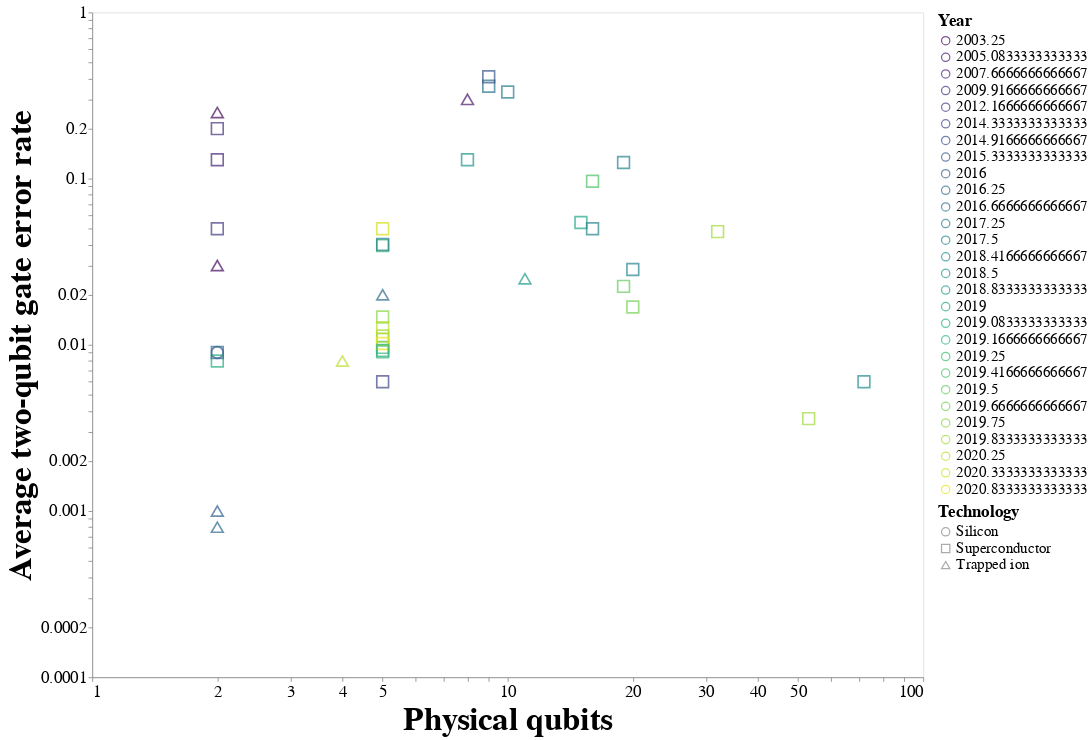

Notebook cell for this chart:
### Code cell
#@title Plot physical qubits against error rate {display-mode: "form"}
mask = df.notna()["Physical qubits"]
mask &= df.notna()["Average two-qubit gate error rate"]
n = np.sum(mask)
print(f"n={ n }")
alt.Chart(df, width=1000, height=800).mark_point(size=200).encode(
  x=alt.X("Physical qubits", scale=alt.Scale(type="log")),
  y=alt.Y("Average two-qubit gate error rate", scale=alt.Scale(type="log")),
  color = alt.Color("Year:O", 
                    scale=alt.Scale(scheme='viridis')
          ),
  shape = 'Technology'
).configure_axis(grid=False,
    labelFontSize=20,
    titleFontSize=40).interactive().configure_legend(
    titleFontSize=20,
    labelFontSize = 18,
    gradientLength=400,
    gradientThickness=30
)

### Figure 1 — Vega-Lite specification as saved in the notebook (floating-point values rounded to 4 significant figures)
{"config": {"view": {"continuousWidth": 400, "continuousHeight": 300}, "axis": {"grid": false, "labelFontSize": 20, "titleFontSize": 40}, "legend": {"gradientLength": 400, "gradientThickness": 30, "labelFontSize": 18, "titleFontSize": 20}}, "data": {"name": "data-4360d8c9bc7e34e3de939fc908b542bd"}, "mark": {"type": "point", "size": 200}, "encoding": {"color": {"type": "ordinal", "field": "Year", "scale": {"scheme": "viridis"}}, "shape": {"type": "nominal", "field": "Technology"}, "x": {"type": "quantitative", "field": "Physical qubits", "scale": {"type": "log"}}, "y": {"type": "quantitative", "field": "Average two-qubit gate error rate", "scale": {"type": "log"}}}, "height": 800, "selection": {"selector006": {"type": "interval", "bind": "scales", "encodings": ["x", "y"]}}, "width": 1000, "$schema": "https://vega.github.io/schema/vega-lite/v4.8.1.json", "datasets": {"data-4360d8c9bc7e34e3de939fc908b542bd": [{"Designation": "Aspen-7", "Source": "\"Proveedores de hardware de Amazon Braket\"", "Link to source": "https://aws.amazon.com/es/braket/hardware-providers/#Rigetti", "Meta source": "Quantum Computing Report", "Group": "Rigetti", "Source type": "Hardware provider information sheet", "Technology": "Superconductor", "Date": "2019-10-24T00:00:00", "Year": 2020.0, "Physical qubits": 32.0, "Average two-qubit gate error rate": 0.048, "NOTE: Hover over the cells marked with a black triangle for context and quotes": "", "Generalized logical qubits": 0.0}, {"Designation": "Yorktown - ibmqx2", "Source": "(IBM Quantum Computing Experience)", "Link to source": "https://quantum-computing.ibm.com/", "Meta source": "IBM Quantum Experience Available Systems", "Group": "IBM", "Source type": "Cloud quantum computing service", "Technology": "Superconductor", "Date": "2019-03-15T00:00:00", "Year": 2019.0, "Physical qubits": 5.0, "Average two-qubit gate error rate": 0.0396, "NOTE: Hover over the cells marked with a black triangle for context and quotes": "", "Generalized logical qubits": 0.0}, {"Designation": "Melbourne", "Source": "(IBM Quantum Computing Experience)", "Link to source": "https://quantum-computing.ibm.com/", "Meta source": "IBM Quantum Experience Available Systems", "Group": "IBM", "Source type": "Cloud quantum computing service", "Technology": "Superconductor", "Date": "2018-12-21T00:00:00", "Year": 2019.0, "Physical qubits": 15.0, "Average two-qubit gate error rate": 0.0545, "NOTE: Hover over the cells marked with a black triangle for context and quotes": "", "Generalized logical qubits": 0.0}, {"Designation": "Vigo", "Source": "(IBM Quantum Computing Experience)", "Link to source": "https://quantum-computing.ibm.com/", "Meta source": "IBM Quantum Experience Available Systems", "Group": "IBM", "Source type": "Cloud quantum computing service", "Technology": "Superconductor", "Date": "2019-02-08T00:00:00", "Year": 2019.0, "Physical qubits": 5.0, "Average two-qubit gate error rate": 0.00966, "NOTE: Hover over the cells marked with a black triangle for context and quotes": "", "Generalized logical qubits": 2.686e-07}, {"Designation": "Ourense", "Source": "(IBM Quantum Computing Experience)", "Link to source": "https://quantum-computing.ibm.com/", "Meta source": "IBM Quantum Experience Available Systems", "Group": "IBM", "Source type": "Cloud quantum computing service", "Technology": "Superconductor", "Date": "2019-02-08T00:00:00", "Year": 2019.0, "Physical qubits": 5.0, "Average two-qubit gate error rate": 0.00909, "NOTE: Hover over the cells marked with a black triangle for context and quotes": "", "Generalized logical qubits": 2.048e-06}, {"Designation": "London", "Source": "(IBM Quantum Computing Experience)", "Link to source": "https://quantum-computing.ibm.com/", "Meta source": "IBM Quantum Experience Available Systems", "Group": "IBM", "Source type": "Cloud quantum computing service", "Technology": "Superconductor", "Date": "2019-09-27T00:00:00", "Year": 2020.0, "Physical qubits": 5.0, "Average two-qubit gate error rate": 0.0108, "NOTE: Hover over the cells marked with a black triangle for context and quotes": "", "Generalized logical qubits": 0.0}, {"Designation": "Burlington", "Source": "(IBM Quantum Computing Experience)", "Link to source": "https://quantum-computing.ibm.com/", "Meta source": "IBM Quantum Experience Available Systems", "Group": "IBM", "Source type": "Cloud quantum computing service", "Technology": "Superconductor", "Date": "2019-09-27T00:00:00", "Year": 2020.0, "Physical qubits": 5.0, "Average two-qubit gate error rate": 0.0147, "NOTE: Hover over the cells marked with a black triangle for context and quotes": "", "Generalized logical qubits": 0.0}, {"Designation": "Essex", "Source": "(IBM Quantum Computing Experience)", "Link to source": "https://quantum-computing.ibm.com/", "Meta source": "IBM Quantum Experience Available Systems", "Group": "IBM", "Source type": "Cloud quantum computing service", "Technology": "Superconductor", "Date": "2019-10-25T00:00:00", "Year": 2020.0, "Physical qubits": 5.0, "Average two-qubit gate error rate": 0.0113, "NOTE: Hover over the cells marked with a black triangle for context and quotes": "", "Generalized logical qubits": 0.0}, {"Designation": "IBMQ Armonk", "Source": "(IBM Quantum Computing Experience)", "Link to source": "https://quantum-computing.ibm.com/", "Meta source": "IBM Quantum Experience Available Systems", "Group": "IBM", "Source type": "Cloud quantum computing service", "Technology": "Superconductor", "Date": "2019-11-22T00:00:00", "Year": 2020.0, "Physical qubits": 1.0, "Average two-qubit gate error rate": null, "NOTE: Hover over the cells marked with a black triangle for context and quotes": "", "Generalized logical qubits": null}, {"Designation": "IBMQ Bogota", "Source": "(IBM Quantum Computing Experience)", "Link to source": "https://quantum-computing.ibm.com/", "Meta source": "IBM Quantum Experience Available Systems", "Group": "IBM", "Source type": "Cloud quantum computing service", "Technology": "Superconductor", "Date": "2020-03-07T00:00:00", "Year": 2020.0, "Physical qubits": 5.0, "Average two-qubit gate error rate": 0.0127, "NOTE: Hover over the cells marked with a black triangle for context and quotes": "", "Generalized logical qubits": 0.0}, {"Designation": "IBMQ Rome", "Source": "(IBM Quantum Computing Experience)", "Link to source": "https://quantum-computing.ibm.com/", "Meta source": "IBM Quantum Experience Available Systems", "Group": "IBM", "Source type": "Cloud quantum computing service", "Technology": "Superconductor", "Date": "2020-10-04T00:00:00", "Year": 2021.0, "Physical qubits": 5.0, "Average two-qubit gate error rate": 0.0102, "NOTE: Hover over the cells marked with a black triangle for context and quotes": "", "Generalized logical qubits": 0.0}, {"Designation": "Valencia - IBMQX5", "Source": "(IBM Quantum Computing Experience)", "Link to source": "https://quantum-computing.ibm.com/docs/cloud/backends/systems", "Meta source": "IBM Quantum Experience Available Systems", "Group": "IBM", "Source type": "Cloud quantum computing service", "Technology": "Superconductor", "Date": "2019-02-08T00:00:00", "Year": 2019.0, "Physical qubits": 5.0, "Average two-qubit gate error rate": 0.00926, "NOTE: Hover over the cells marked with a black triangle for context and quotes": "", "Generalized logical qubits": 1.329e-06}, {"Designation": "Acorn", "Source": "(pyQuil documentation)", "Link to source": "http://docs.rigetti.com/en/1.9/qpu.html", "Meta source": "", "Group": "Rigetti", "Source type": "Industry website", "Technology": "Superconductor", "Date": "2017-06-01T00:00:00", "Year": 2018.0, "Physical qubits": 19.0, "Average two-qubit gate error rate": 0.125, "NOTE: Hover over the cells marked with a black triangle for context and quotes": "", "Generalized logical qubits": 0.0}, {"Designation": "Agave", "Source": "(pyQuil documentation)", "Link to source": "http://docs.rigetti.com/en/1.9/qpu.html#id1", "Meta source": "", "Group": "Rigetti", "Source type": "Industry website", "Technology": "Superconductor", "Date": "2018-06-01T00:00:00", "Year": 2018.0, "Physical qubits": 8.0, "Average two-qubit gate error rate": 0.13, "NOTE: Hover over the cells marked with a black triangle for context and quotes": "", "Generalized logical qubits": 0.0}, {"Designation": "Rochester", "Source": "[COMING SOON]", "Link to source": "https://quantum-computing.ibm.com/docs/cloud/backends/systems", "Meta source": "IBM Quantum Experience Available Systems", "Group": "IBM", "Source type": "[COMING SOON]", "Technology": "Superconductor", "Date": "", "Year": null, "Physical qubits": 53.0, "Average two-qubit gate error rate": null, "NOTE: Hover over the cells marked with a black triangle for context and quotes": "", "Generalized logical qubits": null}, {"Designation": "Paris", "Source": "[COMING SOON]", "Link to source": "[COMING SOON]", "Meta source": "IBM Quantum Experience Available Systems", "Group": "[COMING SOON]", "Source type": "[COMING SOON]", "Technology": "Superconductor", "Date": "", "Year": null, "Physical qubits": 27.0, "Average two-qubit gate error rate": null, "NOTE: Hover over the cells marked with a black triangle for context and quotes": "", "Generalized logical qubits": null}, {"Designation": "Almaden - Penguin 4", "Source": "[COMING SOON]", "Link to source": "https://quantum-computing.ibm.com/docs/cloud/backends/systems", "Meta source": "IBM Quantum Experience Available Systems", "Group": "IBM", "Source type": "[COMING SOON]", "Technology": "Superconductor", "Date": "", "Year": null, "Physical qubits": 20.0, "Average two-qubit gate error rate": null, "NOTE: Hover over the cells marked with a black triangle for context and quotes": "", "Generalized logical qubits": null}, {"Designation": "Boeblingen - Penguin 4", "Source": "[COMING SOON]", "Link to source": "https://quantum-computing.ibm.com/docs/cloud/backends/systems", "Meta source": "IBM Quantum Experience Available Systems", "Group": "IBM", "Source type": "[COMING SOON]", "Technology": "Superconductor", "Date": "", "Year": null, "Physical qubits": 20.0, "Average two-qubit gate error rate": null, "NOTE: Hover over the cells marked with a black triangle for context and quotes": "", "Generalized logical qubits": null}, {"Designation": "Singapore - Penguin 4", "Source": "[COMING SOON]", "Link to source": "https://quantum-computing.ibm.com/docs/cloud/backends/systems", "Meta source": "IBM Quantum Experience Available Systems", "Group": "IBM", "Source type": "[COMING SOON]", "Technology": "Superconductor", "Date": "", "Year": null, "Physical qubits": 20.0, "Average two-qubit gate error rate": null, "NOTE: Hover over the cells marked with a black triangle for context and quotes": "", "Generalized logical qubits": null}, {"Designation": "Johannesburg - Penguin 3", "Source": "[COMING SOON]", "Link to source": "https://quantum-computing.ibm.com/docs/cloud/backends/systems", "Meta source": "IBM Quantum Experience Available Systems", "Group": "IBM", "Source type": "[COMING SOON]", "Technology": "Superconductor", "Date": "", "Year": null, "Physical qubits": 20.0, "Average two-qubit gate error rate": null, "NOTE: Hover over the cells marked with a black triangle for context and quotes": "", "Generalized logical qubits": null}, {"Designation": "Athens", "Source": "[COMING SOON]", "Link to source": "https://quantum-computing.ibm.com/docs/cloud/backends/systems", "Meta source": "IBM Quantum Experience Available Systems", "Group": "", "Source type": "[COMING SOON]", "Technology": "Superconductor", "Date": "", "Year": null, "Physical qubits": 5.0, "Average two-qubit gate error rate": null, "NOTE: Hover over the cells marked with a black triangle for context and quotes": "", "Generalized logical qubits": null}, {"Designation": "Austin - Penguin 1", "Source": "[NEED BETTER SOURCE]", "Link to source": "https://twitter.com/jaygambetta/status/1181248630784741376/photo/1", "Meta source": "", "Group": "IBM", "Source type": "[NEED BETTER SOURCE]", "Technology": "Superconductor", "Date": "2018-06-01T00:00:00", "Year": 2018.0, "Physical qubits": 20.0, "Average two-qubit gate error rate": null, "NOTE: Hover over the cells marked with a black triangle for context and quotes": "", "Generalized logical qubits": null}, {"Designation": "IBM Q 50 Prototype", "Source": "[NEED BETTER SOURCE]", "Link to source": "[NEED BETTER SOURCE]", "Meta source": "", "Group": "IBM", "Source type": "[NEED BETTER SOURCE]", "Technology": "Superconductor", "Date": "2018-06-01T00:00:00", "Year": 2018.0, "Physical qubits": 50.0, "Average two-qubit gate error rate": null, "NOTE: Hover over the cells marked with a black triangle for context and quotes": "", "Generalized logical qubits": null}, {"Designation": "ibmqx4", "Source": "[NEED BETTER SOURCE]", "Link to source": "[NEED BETTER SOURCE]", "Meta source": "", "Group": "IBM", "Source type": "[NEED BETTER SOURCE]", "Technology": "Superconductor", "Date": "", "Year": null, "Physical qubits": 5.0, "Average two-qubit gate error rate": null, "NOTE: Hover over the cells marked with a black triangle for context and quotes": "", "Generalized logical qubits": null}, {"Designation": "ibmqx5", "Source": "[NEED BETTER SOURCE]", "Link to source": "https://www.nature.com/articles/s41534-018-0095-x", "Meta source": "", "Group": "IBM", "Source type": "[NEED BETTER SOURCE]", "Technology": "Superconductor", "Date": "", "Year": null, "Physical qubits": 16.0, "Average two-qubit gate error rate": null, "NOTE: Hover over the cells marked with a black triangle for context and quotes": "", "Generalized logical qubits": null}, {"Designation": "Rüschlikon - IBM QX5", "Source": "[UNRELIABLE SOURCE]", "Link to source": "https://arxiv.org/pdf/1808.05661.pdf", "Meta source": "", "Group": "IBM", "Source type": "[NEED BETTER SOURCE]", "Technology": "Superconductor", "Date": "2017-06-01T00:00:00", "Year": 2018.0, "Physical qubits": 16.0, "Average two-qubit gate error rate": 0.05, "NOTE: Hover over the cells marked with a black triangle for context and quotes": "", "Generalized logical qubits": 0.0}, {"Designation": "NA", "Source": "10-qubit entanglement and parallel logic operations with a superconducting circuit", "Link to source": "https://arxiv.org/abs/1703.10302", "Meta source": "", "Group": "USTC", "Source type": "Journal article", "Technology": "Superconductor", "Date": "2017-03-30T00:00:00", "Year": 2017.0, "Physical qubits": 10.0, "Average two-qubit gate error rate": 0.332, "NOTE: Hover over the cells marked with a black triangle for context and quotes": "", "Generalized logical qubits": 0.0}, {"Designation": "Tangle Lake", "Source": "2018 CES: Intel Advances Quantum and Neuromorphic Computing Research", "Link to source": "https://newsroom.intel.com/news/intel-advances-quantum-neuromorphic-computing-research/#gs.km6yka", "Meta source": "", "Group": "Intel", "Source type": "Press release", "Technology": "Superconductor", "Date": "2018-08-01T00:00:00", "Year": 2019.0, "Physical qubits": 49.0, "Average two-qubit gate error rate": null, "NOTE: Hover over the cells marked with a black triangle for context and quotes": "", "Generalized logical qubits": null}, {"Designation": "Bristlecone", "Source": "A Preview of Bristlecone, Google’s New Quantum Processor", "Link to source": "https://ai.googleblog.com/2018/03/a-preview-of-bristlecone-googles-new.html", "Meta source": "", "Group": "Google", "Source type": "Industry blog", "Technology": "Superconductor", "Date": "2018-05-03T00:00:00", "Year": 2018.0, "Physical qubits": 72.0, "Average two-qubit gate error rate": 0.006, "NOTE: Hover over the cells marked with a black triangle for context and quotes": "", "Generalized logical qubits": 0.0008598}, {"Designation": "NA", "Source": "A two-qubit logic gate in silicon", "Link to source": "https://arxiv.org/abs/1411.5760", "Meta source": "", "Group": "UNSW", "Source type": "Journal article", "Technology": "Silicon", "Date": "2014-11-21T00:00:00", "Year": 2015.0, "Physical qubits": 2.0, "Average two-qubit gate error rate": 0.009, "NOTE: Hover over the cells marked with a black triangle for context and quotes": "", "Generalized logical qubits": 9.995e-07}, {"Designation": "IonQ 11 Qubit", "Source": "Benchmarking an 11-qubit quantum computer", "Link to source": "https://www.nature.com/articles/s41467-019-13534-2", "Meta source": "Wikipedia Timeline of Quantum Computing", "Group": "IonQ", "Source type": "Journal article", "Technology": "Trapped ion", "Date": "2018-10-12T00:00:00", "Year": 2019.0, "Physical qubits": 11.0, "Average two-qubit gate error rate": 0.025, "NOTE: Hover over the cells marked with a black triangle for context and quotes": "", "Generalized logical qubits": 0.0}, {"Designation": "NA", "Source": "Complete universal quantum gate set approaching fault-tolerant thresholds with superconducting qubits", "Link to source": "https://arxiv.org/abs/1202.5344", "Meta source": "Quantum Computing: Progress and prospects", "Group": "IBM", "Source type": "Journal article", "Technology": "Superconductor", "Date": "2012-02-23T00:00:00", "Year": 2012.0, "Physical qubits": 2.0, "Average two-qubit gate error rate": 0.05, "NOTE: Hover over the cells marked with a black triangle for context and quotes": "", "Generalized logical qubits": 0.0}, {"Designation": "Tenerife - IBM QX4", "Source": "Cramming More Power Into a Quantum Device", "Link to source": "https://www.ibm.com/blogs/research/2019/03/power-quantum-device/", "Meta source": "", "Group": "IBM", "Source type": "Industry blog", "Technology": "Superconductor", "Date": "2017-06-01T00:00:00", "Year": 2018.0, "Physical qubits": 5.0, "Average two-qubit gate error rate": 0.0402, "NOTE: Hover over the cells marked with a black triangle for context and quotes": "", "Generalized logical qubits": 0.0}, {"Designation": "Tokyo - Penguin 2", "Source": "Cramming More Power Into a Quantum Device", "Link to source": "https://www.ibm.com/blogs/research/2019/03/power-quantum-device/", "Meta source": "", "Group": "IBM", "Source type": "Industry blog", "Technology": "Superconductor", "Date": "2017-06-01T00:00:00", "Year": 2018.0, "Physical qubits": 20.0, "Average two-qubit gate error rate": 0.0284, "NOTE: Hover over the cells marked with a black triangle for context and quotes": "", "Generalized logical qubits": 0.0}, {"Designation": "IBM Q System One", "Source": "Cramming More Power Into a Quantum Device", "Link to source": "https://www.ibm.com/blogs/research/2019/03/power-quantum-device/", "Meta source": "", "Group": "IBM", "Source type": "Industry blog", "Technology": "Superconductor", "Date": "2019-08-01T00:00:00", "Year": 2020.0, "Physical qubits": 20.0, "Average two-qubit gate error rate": 0.0169, "NOTE: Hover over the cells marked with a black triangle for context and quotes": "", "Generalized logical qubits": 0.0}, {"Designation": "Poughkeepsie - Penguin 3", "Source": "Cramming More Power Into a Quantum Device", "Link to source": "https://www.ibm.com/blogs/research/2019/03/power-quantum-device/", "Meta source": "", "Group": "IBM", "Source type": "Industry blog", "Technology": "Superconductor", "Date": "2019-06-01T00:00:00", "Year": 2020.0, "Physical qubits": 19.0, "Average two-qubit gate error rate": 0.0225, "NOTE: Hover over the cells marked with a black triangle for context and quotes": "", "Generalized logical qubits": 0.0}, {"Designation": "NA", "Source": "Demonstration of a Parametrically-Activated Entangling Gate Protected from Flux Noise", "Link to source": "https://arxiv.org/abs/1901.08035", "Meta source": "", "Group": "Rigetti", "Source type": "Journal article", "Technology": "Superconductor", "Date": "2019-01-23T00:00:00", "Year": 2019.0, "Physical qubits": 2.0, "Average two-qubit gate error rate": 0.008, "NOTE: Hover over the cells marked with a black triangle for context and quotes": "", "Generalized logical qubits": 4.505e-06}, {"Designation": "NA", "Source": "Demonstration of a small programmable quantum computer with atomic qubits", "Link to source": "https://arxiv.org/abs/1603.04512", "Meta source": "Quantum Computing: Progress and prospects", "Group": "Joint Quantum Institute, Department of Physics, and Joint Center for Quantum Information and Computer Science, University of Maryland", "Source type": "Journal article", "Technology": "Trapped ion", "Date": "2016-03-15T00:00:00", "Year": 2016.0, "Physical qubits": 5.0, "Average two-qubit gate error rate": 0.02, "NOTE: Hover over the cells marked with a black triangle for context and quotes": "", "Generalized logical qubits": 0.0}, {"Designation": "Honeywell 4 qubit", "Source": "Demonstration of the QCCD trapped-ion quantum computer architecture", "Link to source": "https://arxiv.org/abs/2003.01293", "Meta source": "Quantum Computing Report", "Group": "Honeywell", "Source type": "Preprint", "Technology": "Trapped ion", "Date": "2020-03-03T00:00:00", "Year": 2020.0, "Physical qubits": 4.0, "Average two-qubit gate error rate": 0.008, "NOTE: Hover over the cells marked with a black triangle for context and quotes": "", "Generalized logical qubits": 9.009e-06}, {"Designation": "NA", "Source": "Demonstration of Two-Qubit Algorithms with a Superconducting Quantum Processor", "Link to source": "https://arxiv.org/abs/0903.2030", "Meta source": "Quantum Computing: Progress and prospects", "Group": "Yale Univ. and others", "Source type": "Journal article", "Technology": "Superconductor", "Date": "2009-11-03T00:00:00", "Year": 2010.0, "Physical qubits": 2.0, "Average two-qubit gate error rate": 0.2, "NOTE: Hover over the cells marked with a black triangle for context and quotes": "", "Generalized logical qubits": 0.0}, {"Designation": "NA", "Source": "Digitized adiabatic quantum computing with a superconducting circuit", "Link to source": "https://arxiv.org/abs/1511.03316", "Meta source": "", "Group": "Google", "Source type": "Journal article", "Technology": "Superconductor", "Date": "2016-08-06T00:00:00", "Year": 2017.0, "Physical qubits": 9.0, "Average two-qubit gate error rate": 0.36, "NOTE: Hover over the cells marked with a black triangle for context and quotes": "", "Generalized logical qubits": 0.0}, {"Designation": "NA", "Source": "Experimental demonstration of a robust, high-fidelity geometric two ion-qubit phase gate", "Link to source": "https://www.nature.com/articles/nature01492", "Meta source": "Quantum Computing: Progress and prospects", "Group": "Universität Innsbruck", "Source type": "Journal article", "Technology": "Trapped ion", "Date": "2003-03-27T00:00:00", "Year": 2003.0, "Physical qubits": 2.0, "Average two-qubit gate error rate": 0.03, "NOTE: Hover over the cells marked with a black triangle for context and quotes": "", "Generalized logical qubits": 0.0}, {"Designation": "NA", "Source": "High-Fidelity Preparation, Gates, Memory, and Readout of a Trapped-Ion Quantum Bit", "Link to source": "https://journals.aps.org/prl/abstract/10.1103/PhysRevLett.113.220501", "Meta source": "", "Group": "Clarendon Laboratory ; Laboratoire Matériaux et Phénomènes Quantiques", "Source type": "Journal article", "Technology": "Trapped ion", "Date": "2014-11-24T00:00:00", "Year": 2015.0, "Physical qubits": 1.0, "Average two-qubit gate error rate": null, "NOTE: Hover over the cells marked with a black triangle for context and quotes": "", "Generalized logical qubits": null}, {"Designation": "NA", "Source": "High-fidelity quantum logic gates using trapped-ion hyperfine qubits", "Link to source": "https://arxiv.org/abs/1512.04600", "Meta source": "Quantum Computing: Progress and prospects", "Group": "Clarendon Laboratory", "Source type": "Journal article", "Technology": "Trapped ion", "Date": "2015-12-14T00:00:00", "Year": 2016.0, "Physical qubits": 2.0, "Average two-qubit gate error rate": 0.001, "NOTE: Hover over the cells marked with a black triangle for context and quotes": "", "Generalized logical qubits": 0.0005226}, {"Designation": "NA", "Source": "High-Fidelity Universal Gate Set for 9Be+ Ion Qubits", "Link to source": "https://arxiv.org/abs/1604.00032", "Meta source": "Quantum Computing: Progress and prospects", "Group": "NIST", "Source type": "Journal article", "Technology": "Trapped ion", "Date": "2016-03-31T00:00:00", "Year": 2016.0, "Physical qubits": 2.0, "Average two-qubit gate error rate": 0.0008, "NOTE: Hover over the cells marked with a black triangle for context and quotes": "", "Generalized logical qubits": 0.0006347}, {"Designation": "Q17", "Source": "IBM doubles compute power for quantum systems, developers execute 300K+ experiments on IBM Quantum Cloud", "Link to source": "https://developer.ibm.com/dwblog/2017/quantum-computing-16-qubit-processor/", "Meta source": "", "Group": "IBM", "Source type": "Industry blog", "Technology": "Superconductor", "Date": "2017-06-01T00:00:00", "Year": 2018.0, "Physical qubits": 17.0, "Average two-qubit gate error rate": null, "NOTE: Hover over the cells marked with a black triangle for context and quotes": "", "Generalized logical qubits": null}, {"Designation": "IBM Q 53", "Source": "IBM Opens Quantum Computation Center in New York; Brings World's Largest Fleet of Quantum Computing Systems Online, Unveils New 53-Qubit Quantum System for Broad Use", "Link to source": "https://newsroom.ibm.com/2019-09-18-IBM-Opens-Quantum-Computation-Center-in-New-York-Brings-Worlds-Largest-Fleet-of-Quantum-Computing-Systems-Online-Unveils-New-53-Qubit-Quantum-System-for-Broad-Use", "Meta source": "", "Group": "IBM", "Source type": "Press release", "Technology": "Superconductor", "Date": "2019-06-01T00:00:00", "Year": 2020.0, "Physical qubits": 53.0, "Average two-qubit gate error rate": null, "NOTE: Hover over the cells marked with a black triangle for context and quotes": "", "Generalized logical qubits": null}, {"Designation": "Prototype", "Source": "Intel Delivers 17-Qubit Superconducting Chip with Advanced Packaging to QuTech", "Link to source": "https://newsroom.intel.com/news/intel-delivers-17-qubit-superconducting-chip-advanced-packaging-qutech/#gs.ldjijw", "Meta source": "", "Group": "Intel", "Source type": "Press release", "Technology": "Superconductor", "Date": "2017-10-10T00:00:00", "Year": 2018.0, "Physical qubits": 17.0, "Average two-qubit gate error rate": null, "NOTE: Hover over the cells marked with a black triangle for context and quotes": "", "Generalized logical qubits": null}, {"Designation": "Spin Wafer", "Source": "Intel's New Path to Quantum Computing", "Link to source": "https://spectrum.ieee.org/nanoclast/computing/hardware/intels-new-path-to-quantum-computing", "Meta source": "Quantum Computing Report", "Group": "Intel", "Source type": "Magazine article", "Technology": "Spin", "Date": "2018-06-01T00:00:00", "Year": 2018.0, "Physical qubits": 26.0, "Average two-qubit gate error rate": null, "NOTE: Hover over the cells marked with a black triangle for context and quotes": "", "Generalized logical qubits": null}, {"Designation": "NA", "Source": "Manufacturing low dissipation superconducting quantum processors", "Link to source": "https://arxiv.org/abs/1901.08042", "Meta source": "", "Group": "Rigetti", "Source type": "Journal article", "Technology": "Superconductor", "Date": "2019-01-23T00:00:00", "Year": 2019.0, "Physical qubits": 24.0, "Average two-qubit gate error rate": null, "NOTE: Hover over the cells marked with a black triangle for context and quotes": "", "Generalized logical qubits": null}, {"Designation": "NA", "Source": "Measurement of the Entanglement of Two Superconducting Qubits via State Tomography", "Link to source": "https://science.sciencemag.org/content/313/5792/1423", "Meta source": "Quantum Computing: Progress and prospects", "Group": "IBM", "Source type": "Journal article", "Technology": "Superconductor", "Date": "2007-08-09T00:00:00", "Year": 2008.0, "Physical qubits": 2.0, "Average two-qubit gate error rate": 0.13, "NOTE: Hover over the cells marked with a black triangle for context and quotes": "", "Generalized logical qubits": 0.0}, {"Designation": "NA", "Source": "Observation of Entangled States of a Fully Controlled 20-Qubit System", "Link to source": "https://arxiv.org/abs/1711.11092", "Meta source": "Quantum Computing Report", "Group": "UQOQI / Univ. Ulm / Univ. Innsbruck", "Source type": "Journal article", "Technology": "Trapped ion", "Date": "2018-11-04T00:00:00", "Year": 2019.0, "Physical qubits": 20.0, "Average two-qubit gate error rate": null, "NOTE: Hover over the cells marked with a black triangle for context and quotes": "", "Generalized logical qubits": null}, {"Designation": "NA", "Source": "Procedure for systematically tuning up crosstalk in the cross resonance gate", "Link to source": "https://arxiv.org/abs/1603.04821", "Meta source": "Quantum Computing: Progress and prospects", "Group": "IBM", "Source type": "Journal article", "Technology": "Superconductor", "Date": "2016-03-15T00:00:00", "Year": 2016.0, "Physical qubits": 2.0, "Average two-qubit gate error rate": 0.009, "NOTE: Hover over the cells marked with a black triangle for context and quotes": "", "Generalized logical qubits": 9.995e-07}, {"Designation": "Sycamore", "Source": "Quantum Supremacy Using a Programmable Superconducting Processor", "Link to source": "https://www.nature.com/articles/s41586-019-1666-5", "Meta source": "", "Group": "Google", "Source type": "Journal article", "Technology": "Superconductor", "Date": "2019-10-23T00:00:00", "Year": 2020.0, "Physical qubits": 53.0, "Average two-qubit gate error rate": 0.0036, "NOTE: Hover over the cells marked with a black triangle for context and quotes": "", "Generalized logical qubits": 0.002585}, {"Designation": "Spin-2", "Source": "Qutech press release fact sheet - Quantum Inspire", "Link to source": "https://qutech.nl/wp-content/uploads/2020/04/1.-Technical-Fact-Sheet-Quantum-Inspire.pdf", "Meta source": "Quantum Computing Report", "Group": "QuTech", "Source type": "Press release fact sheet", "Technology": "Spin", "Date": "2020-04-20T00:00:00", "Year": 2020.0, "Physical qubits": 2.0, "Average two-qubit gate error rate": null, "NOTE: Hover over the cells marked with a black triangle for context and quotes": "", "Generalized logical qubits": null}, {"Designation": "Starmon-5", "Source": "Qutech press release fact sheet - Quantum Inspire", "Link to source": "https://qutech.nl/wp-content/uploads/2020/04/1.-Technical-Fact-Sheet-Quantum-Inspire.pdf", "Meta source": "Quantum Computing Report", "Group": "QuTech", "Source type": "Press release fact sheet", "Technology": "Superconductor", "Date": "2020-04-20T00:00:00", "Year": 2020.0, "Physical qubits": 5.0, "Average two-qubit gate error rate": 0.05, "NOTE: Hover over the cells marked with a black triangle for context and quotes": "", "Generalized logical qubits": 0.0}, {"Designation": "NA", "Source": "Realization of the Cirac–Zoller controlled-NOT quantum gate", "Link to source": "https://www.nature.com/articles/nature01494", "Meta source": "Quantum Computing: Progress and prospects", "Group": "Universität Innsbruck", "Source type": "Journal article", "Technology": "Trapped ion", "Date": "2003-03-27T00:00:00", "Year": 2003.0, "Physical qubits": 2.0, "Average two-qubit gate error rate": 0.25, "NOTE: Hover over the cells marked with a black triangle for context and quotes": "", "Generalized logical qubits": 0.0}, {"Designation": "NA", "Source": "Scalable multiparticle entanglement of trapped ions", "Link to source": "https://www.nature.com/articles/nature04279", "Meta source": "Quantum Computing: Progress and prospects", "Group": "Universität Innsbruck", "Source type": "Journal article", "Technology": "Trapped ion", "Date": "2005-01-12T00:00:00", "Year": 2005.0, "Physical qubits": 8.0, "Average two-qubit gate error rate": 0.3, "NOTE: Hover over the cells marked with a black triangle for context and quotes": "", "Generalized logical qubits": 0.0}, {"Designation": "NA", "Source": "State preservation by repetitive error detection in a superconducting quantum circuit", "Link to source": "https://www.nature.com/articles/nature14270", "Meta source": "", "Group": "Google", "Source type": "Journal article", "Technology": "Superconductor", "Date": "2015-04-03T00:00:00", "Year": 2015.0, "Physical qubits": 9.0, "Average two-qubit gate error rate": 0.41, "NOTE: Hover over the cells marked with a black triangle for context and quotes": "", "Generalized logical qubits": 0.0}, {"Designation": "NA", "Source": "Superconducting quantum circuits at the surface code threshold for fault tolerance", "Link to source": "https://www.nature.com/articles/nature13171", "Meta source": "", "Group": "University of California", "Source type": "Journal article", "Technology": "Superconductor", "Date": "2014-04-23T00:00:00", "Year": 2014.0, "Physical qubits": 5.0, "Average two-qubit gate error rate": 0.006, "NOTE: Hover over the cells marked with a black triangle for context and quotes": "", "Generalized logical qubits": 5.971e-05}, {"Designation": "Aspen-4", "Source": "", "Link to source": "https://quantumcomputingreport.com/scorecards/qubit-quality/", "Meta source": "Quantum Computing Report", "Group": "Rigetti", "Source type": "[NEED BETTER SOURCE]", "Technology": "Superconductor", "Date": "2019-05-30T00:00:00", "Year": 2019.0, "Physical qubits": 16.0, "Average two-qubit gate error rate": 0.0965, "NOTE: Hover over the cells marked with a black triangle for context and quotes": "", "Generalized logical qubits": 0.0}, {"Designation": "Cambridge", "Source": "", "Link to source": "https://quantum-computing.ibm.com/docs/cloud/backends/systems", "Meta source": "IBM Quantum Experience Available Systems", "Group": "IBM", "Source type": "[COMING SOON]", "Technology": "Superconductor", "Date": "", "Year": null, "Physical qubits": 28.0, "Average two-qubit gate error rate": null, "NOTE: Hover over the cells marked with a black triangle for context and quotes": "", "Generalized logical qubits": null}, {"Designation": "Aspen-1", "Source": "", "Link to source": "[UNKNOWN]", "Meta source": "Quantum Computing Report", "Group": "Rigetti", "Source type": "[NEED BETTER SOURCE]", "Technology": "Superconductor", "Date": "", "Year": null, "Physical qubits": 16.0, "Average two-qubit gate error rate": null, "NOTE: Hover over the cells marked with a black triangle for context and quotes": "", "Generalized logical qubits": null}, {"Designation": "", "Source": "", "Link to source": "", "Meta source": "", "Group": "", "Source type": "", "Technology": "", "Date": "", "Year": null, "Physical qubits": null, "Average two-qubit gate error rate": null, "NOTE: Hover over the cells marked with a black triangle for context and quotes": "", "Generalized logical qubits": null}, {"Designation": "", "Source": "", "Link to source": "", "Meta source": "https://www-cnet-com.cdn.ampproject.org/c/s/www.cnet.com/google-amp/news/ibm-now-has-18-quantum-computers-in-its-fleet-of-weird-machines/", "Group": "", "Source type": "", "Technology": "", "Date": "", "Year": null, "Physical qubits": null, "Average two-qubit gate error rate": null, "NOTE: Hover over the cells marked with a black triangle for context and quotes": "", "Generalized logical qubits": null}]}}
